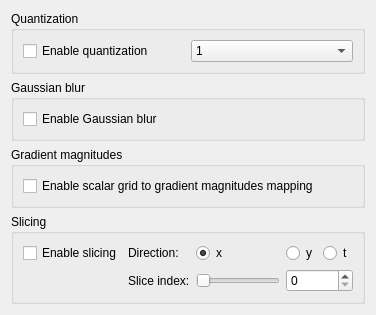
      <widget class="QWidget" name="PreprocessingSettingsPage">
       <attribute name="title">
        <string>Preprocessing</string>
       </attribute>
       <layout class="QVBoxLayout" name="verticalLayout_14">
        <item>
         <widget class="QGroupBox" name="quantizationGroupBox">
          <property name="title">
           <string>Quantization</string>
          </property>
          <layout class="QHBoxLayout" name="horizontalLayout_12">
           <item>
            <widget class="QCheckBox" name="quantizationCheckBox">
             <property name="text">
              <string>Enable quantization</string>
             </property>
            </widget>
           </item>
           <item>
            <widget class="QComboBox" name="quantizationBitsComboBox">
             <property name="currentIndex">
              <number>0</number>
             </property>
             <item>
              <property name="text">
               <string>1</string>
              </property>
             </item>
             <item>
              <property name="text">
               <string>2</string>
              </property>
             </item>
             <item>
              <property name="text">
               <string>4</string>
              </property>
             </item>
             <item>
              <property name="text">
               <string>8</string>
              </property>
             </item>
            </widget>
           </item>
          </layout>
         </widget>
        </item>
        <item>
         <widget class="QGroupBox" name="gaussianBlurGroupBox">
          <property name="title">
           <string>Gaussian blur</string>
          </property>
          <layout class="QHBoxLayout" name="horizontalLayout_14">
           <item>
            <widget class="QCheckBox" name="gaussianBlurCheckBox">
             <property name="text">
              <string>Enable Gaussian blur</string>
             </property>
            </widget>
           </item>
          </layout>
         </widget>
        </item>
        <item>
         <widget class="QGroupBox" name="gradientsGroupBox">
          <property name="title">
           <string>Gradient magnitudes</string>
          </property>
          <layout class="QHBoxLayout" name="horizontalLayout_13">
           <item>
            <widget class="QCheckBox" name="gradientsCheckBox">
             <property name="text">
              <string>Enable scalar grid to gradient magnitudes mapping</string>
             </property>
            </widget>
           </item>
          </layout>
         </widget>
        </item>
        <item>
         <widget class="QGroupBox" name="scalarDataSlicingGroupBox">
          <property name="title">
           <string>Slicing</string>
          </property>
          <layout class="QGridLayout" name="gridLayout_2">
           <item row="1" column="4">
            <widget class="QRadioButton" name="scalarDataSlicingDirectionYRadioButton">
             <property name="text">
              <string>y</string>
             </property>
            </widget>
           </item>
           <item row="2" column="4" colspan="2">
            <widget class="QSpinBox" name="scalarDataSlicingSliceIndexSpinBox">
             <property name="maximum">
              <number>63</number>
             </property>
             <property name="singleStep">
              <number>1</number>
             </property>
            </widget>
           </item>
           <item row="2" column="2">
            <widget class="QLabel" name="scalarDataSlicingSliceIndexLabel">
             <property name="text">
              <string>Slice index:</string>
             </property>
            </widget>
           </item>
           <item row="1" column="2">
            <widget class="QLabel" name="scalarDataSlicingDirectionLabel">
             <property name="text">
              <string>Direction:</string>
             </property>
            </widget>
           </item>
           <item row="1" column="3">
            <widget class="QRadioButton" name="scalarDataSlicingDirectionXRadioButton">
             <property name="text">
              <string>x</string>
             </property>
             <property name="checked">
              <bool>true</bool>
             </property>
            </widget>
           </item>
           <item row="1" column="1">
            <widget class="QCheckBox" name="scalarDataslicingEnableCheckBox">
             <property name="text">
              <string>Enable slicing</string>
             </property>
             <property name="checked">
              <bool>false</bool>
             </property>
            </widget>
           </item>
           <item row="1" column="5">
            <widget class="QRadioButton" name="scalarDataSlicingDirectionTRadioButton">
             <property name="text">
              <string>t</string>
             </property>
            </widget>
           </item>
           <item row="2" column="3">
            <widget class="QSlider" name="scalarDataSlicingSliceIndexHorizontalSlider">
             <property name="sizePolicy">
              <sizepolicy hsizetype="Preferred" vsizetype="Fixed">
               <horstretch>0</horstretch>
               <verstretch>0</verstretch>
              </sizepolicy>
             </property>
             <property name="maximum">
              <number>63</number>
             </property>
             <property name="orientation">
              <enum>Qt::Horizontal</enum>
             </property>
            </widget>
           </item>
          </layout>
         </widget>
        </item>
       </layout>
      </widget>
